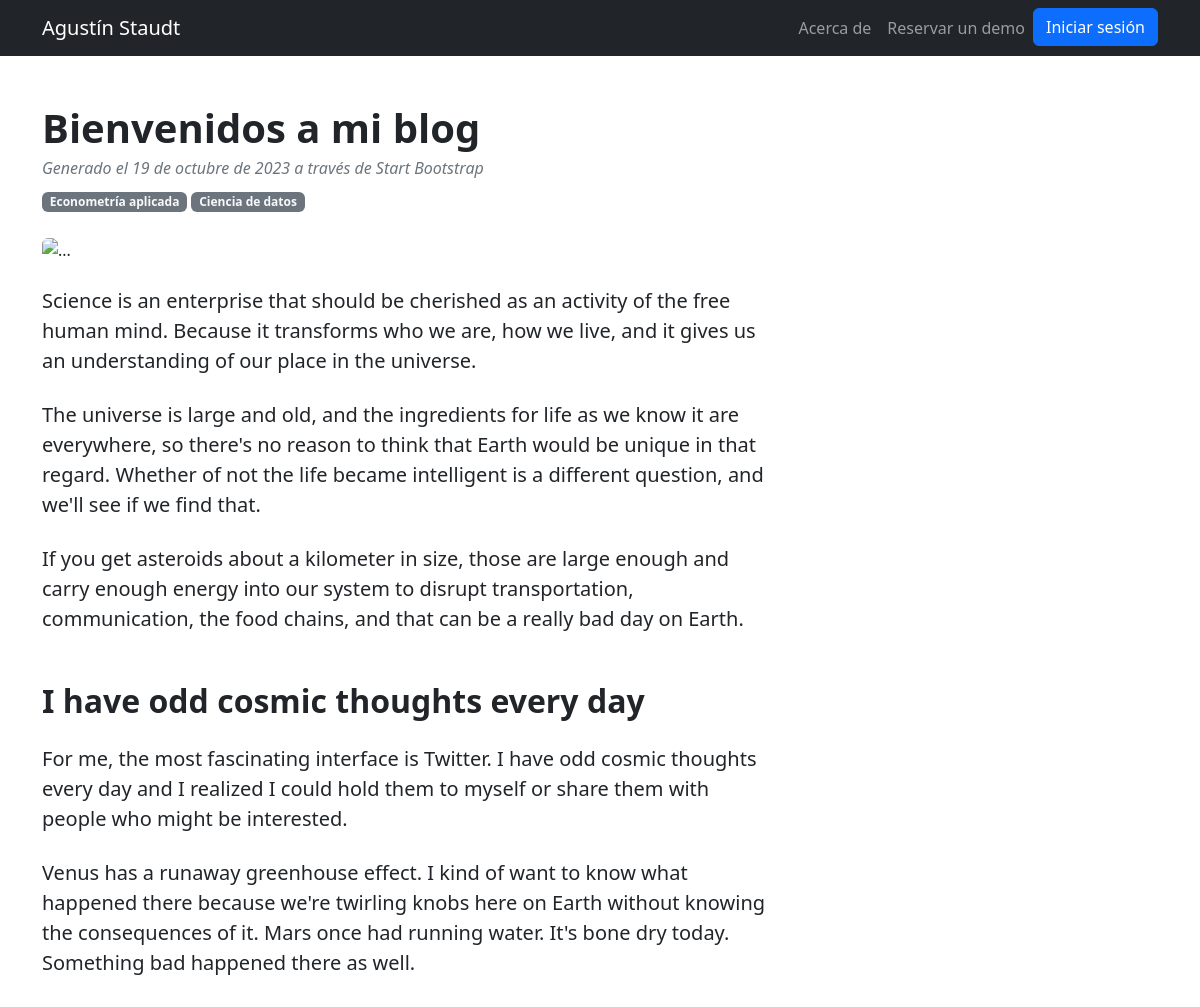
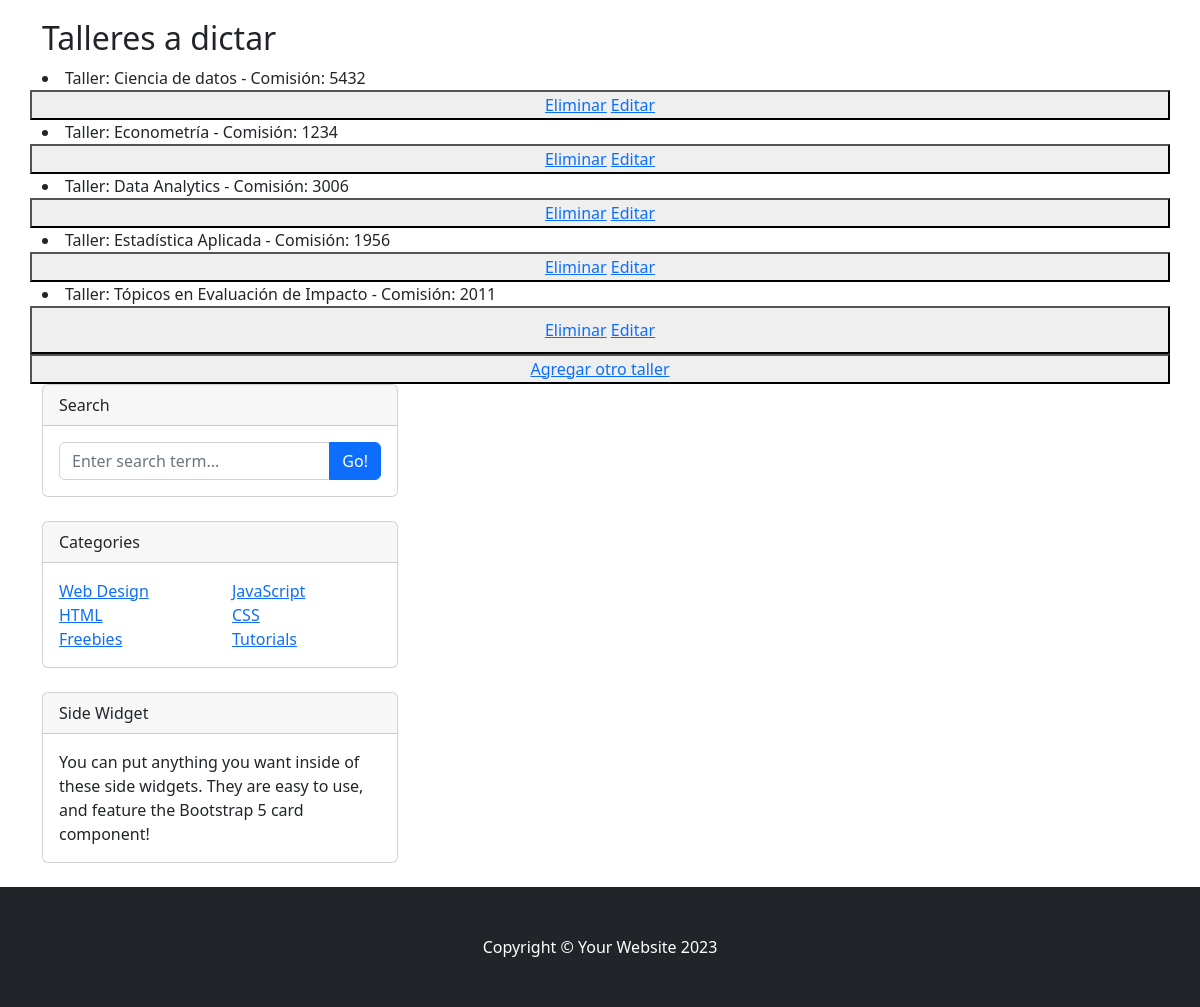
The app's page /app/eliminarTalleres/5/ with its own data (2 pictures, top to bottom).
### AppBlog/models.py (models this page shows)
class Taller(models.Model):
    taller = models.CharField(max_length=40, default='Otros')
    comision = models.CharField(max_length=40, default='1234')
    def __str__(self):
        return f"Taller: {self.taller} - Comisión: {self.comision}"

### AppBlog/views.py (the view)
# urls.py: path('eliminarTalleres/<int:taller_id>/', views.eliminarTalleres, name="EliminarTalleres"),
def eliminarTalleres(request, taller_id):
    talleres = Taller.objects.get(id=int(taller_id))
    talleres.delete()
    talleres = Taller.objects.all() # trae todos los profesores
    contexto = {"talleres": talleres}
    return leerTalleres(request)

### AppBlog/views.py (called while the page is built)
def leerTalleres(request):
      talleres = Taller.objects.all() #trae todos los profesores
      contexto= {"talleres":talleres}
      return render(request, "AppBlog/leerTalleres.html",contexto)

### AppBlog/templates/AppBlog/leerTalleres.html (shortened to what this page needs)
{% extends 'AppBlog/base.html' %}
{% load static %}
{% block main %}
<div class="container mt-5">
    <div class="row">
        <div class="col-lg-8">
            <article>
                <header class="mb-4">
                    <h1 class="fw-bolder mb-1">Bienvenidos a mi blog</h1>
                    <div class="text-muted fst-italic mb-2">Generado el 19 de octubre de 2023 a través de Start Bootstrap</div>
                    <a class="badge bg-secondary text-decoration-none link-light" href="#!">Econometría aplicada</a>
                    <a class="badge bg-secondary text-decoration-none link-light" href="#!">Ciencia de datos</a>
                </header>
                <figure class="mb-4"><img class="img-fluid rounded" src="https://noticiasenlafrontera.net/wp-content/uploads/2022/10/AURERA.jpg" alt="..." /></figure>
                <section class="mb-5">
                    <p class="fs-5 mb-4">Science is an enterprise that should be cherished as an activity of the free human mind. Because it transforms who we are, how we live, and it gives us an understanding of our place in the universe.</p>
                    <p class="fs-5 mb-4">The universe is large and old, and the ingredients for life as we know it are everywhere, so there's no reason to think that Earth would be unique in that regard. Whether of not the life became intelligent is a different question, and we'll see if we find that.</p>
                    <p class="fs-5 mb-4">If you get asteroids about a kilometer in size, those are large enough and carry enough energy into our system to disrupt transportation, communication, the food chains, and that can be a really bad day on Earth.</p>
                    <h2 class="fw-bolder mb-4 mt-5">I have odd cosmic thoughts every day</h2>
                    <p class="fs-5 mb-4">For me, the most fascinating interface is Twitter. I have odd cosmic thoughts every day and I realized I could hold them to myself or share them with people who might be interested.</p>
                    <p class="fs-5 mb-4">Venus has a runaway greenhouse effect. I kind of want to know what happened there because we're twirling knobs here on Earth without knowing the consequences of it. Mars once had running water. It's bone dry today. Something bad happened there as well.</p>
                </section>
            </article>
        </div>
        <h2>Talleres a dictar</h2>
        {% for p in talleres %}
            <li>{{p}}</li>
                <button>
                    <a href="{% url 'EliminarTalleres' p.id %}">Eliminar</a>
                    <a href="{% url 'EditarTaller' p.id %}">Editar</a>
                </button>
        {% endfor %}
        <br>
        <br>
        <button>
            <a href="talleres">Agregar otro taller</a>
        </button>
        <div class="col-lg-4">
            <div class="card mb-4">
                <div class="card-header">Search</div>
                <div class="card-body">
                    <div class="input-group">
                        <input class="form-control" type="text" placeholder="Enter search term..." aria-label="Enter search term..." aria-describedby="button-search" />
                        <button class="btn btn-primary" id="button-search" type="button">Go!</button>
                    </div>
                </div>
            </div>
            <div class="card mb-4">
                <div class="card-header">Categories</div>
                <div class="card-body">
                    <div class="row">
                        <div class="col-sm-6">
                            <ul class="list-unstyled mb-0">
                                <li><a href="#!">Web Design</a></li>
                                <li><a href="#!">HTML</a></li>
                                <li><a href="#!">Freebies</a></li>
                            </ul>
                        </div>
                        <div class="col-sm-6">
                            <ul class="list-unstyled mb-0">
                                <li><a href="#!">JavaScript</a></li>
                                <li><a href="#!">CSS</a></li>
                                <li><a href="#!">Tutorials</a></li>
                            </ul>
                        </div>
                    </div>
                </div>
            </div>
            <div class="card mb-4">
                <div class="card-header">Side Widget</div>
                <div class="card-body">You can put anything you want inside of these side widgets. They are easy to use, and feature the Bootstrap 5 card component!</div>
            </div>
        </div>
    </div>
</div>
{% endblock main %}

### records on screen
Taller: taller+comision "Taller: Ciencia de datos - Comisión: 5432"
Taller: taller+comision "Taller: Econometría - Comisión: 1234"
Taller: taller+comision "Taller: Data Analytics - Comisión: 3006"
Taller: taller+comision "Taller: Estadística Aplicada - Comisión: 1956"
Taller: taller+comision "Taller: Tópicos en Evaluación de Impacto - Comisión: 2011"
